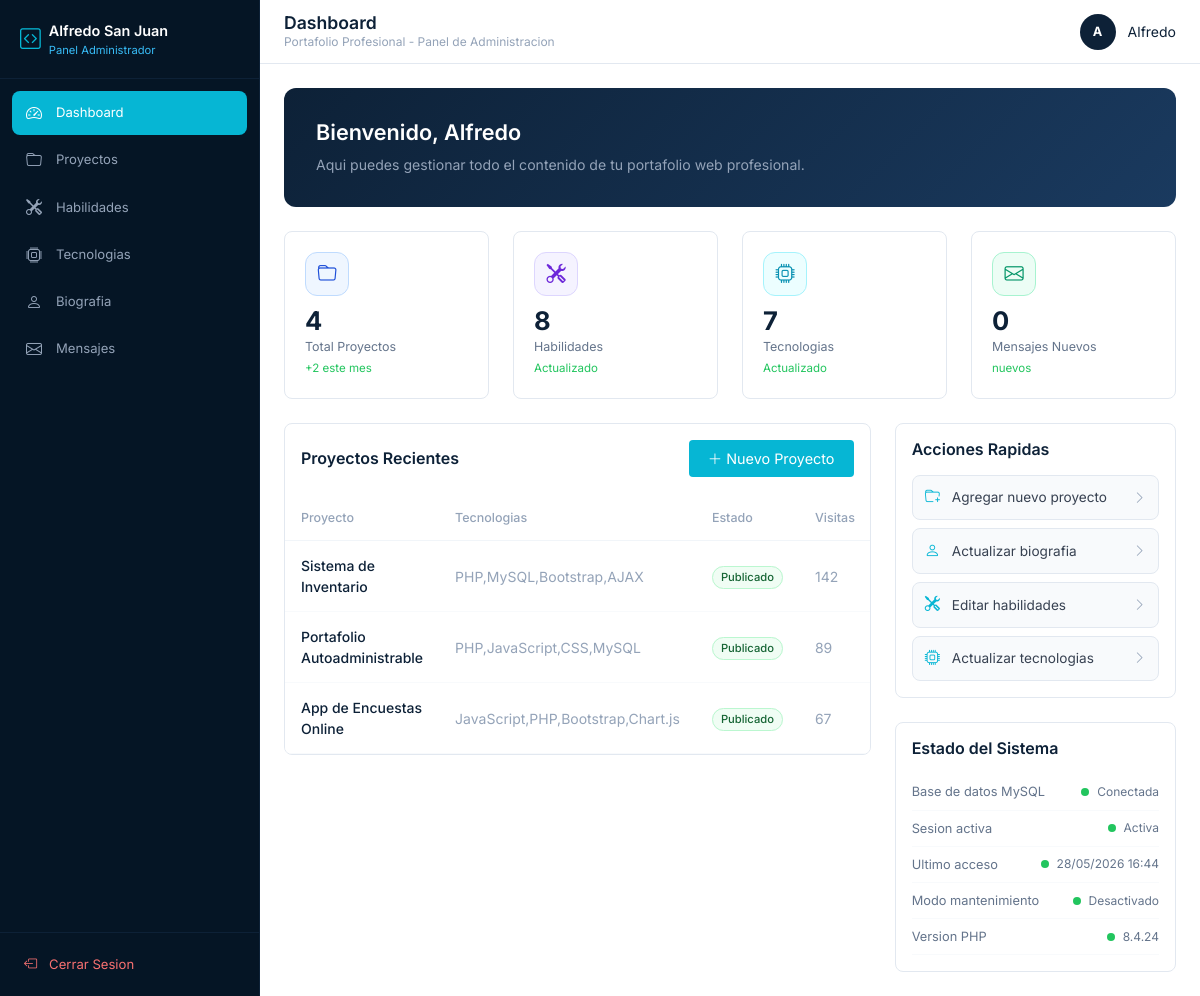
The page /admin/index.php (signed in) on the database its author committed.
### tables this page shows
CREATE TABLE IF NOT EXISTS proyectos (
    id INT PRIMARY KEY AUTO_INCREMENT,
    titulo VARCHAR(200) NOT NULL,
    descripcion TEXT,
    tecnologias VARCHAR(255),
    emoji VARCHAR(10),
    url_demo VARCHAR(255),
    url_github VARCHAR(255),
    url_preview VARCHAR(255),
    gradiente VARCHAR(50),
    estado ENUM('published', 'draft', 'archived') DEFAULT 'draft',
    visitas INT DEFAULT 0,
    destacado BOOLEAN DEFAULT FALSE,
    orden INT DEFAULT 0,
    created_at TIMESTAMP DEFAULT CURRENT_TIMESTAMP,
    updated_at TIMESTAMP DEFAULT CURRENT_TIMESTAMP ON UPDATE CURRENT_TIMESTAMP
);

### handlers/projects.php (called while the page is built, shortened)
<?php
class ProjectsHandler {
    private $conn;
    public function __construct($conn) {
        $this->conn = $conn;
    }
    public function getAll($estado = null) {
        $query = "SELECT * FROM proyectos";
        if ($estado) {
            $query .= " WHERE estado = ?";
            $stmt = $this->conn->prepare($query);
            $stmt->bind_param('s', $estado);
            $stmt->execute();
        } else {
            $query .= " ORDER BY orden ASC, created_at DESC";
            $stmt = $this->conn->prepare($query);
            $stmt->execute();
        }
        return $stmt->get_result()->fetch_all(MYSQLI_ASSOC);
    }
}
?>

### handlers/messages.php (called while the page is built, shortened)
<?php
class MessagesHandler {
    private $conn;
    public function __construct($conn) {
        $this->conn = $conn;
    }
    public function countNew() {
        $query = "SELECT COUNT(*) as count FROM mensajes WHERE leido = FALSE";
        $stmt = $this->conn->prepare($query);
        $stmt->execute();
        $result = $stmt->get_result()->fetch_assoc();
        return $result['count'];
    }
}
?>

### admin/index.php (the view, shortened to what this page needs)
<?php
include '../handlers/projects.php';
include '../handlers/messages.php';
$projectsHandler = new ProjectsHandler($mysqli);
$messagesHandler = new MessagesHandler($mysqli);
$stats = [
    ['label' => 'Total Proyectos',    'value' => count($projectsHandler->getAll()), 'icon' => 'bi-folder',       'color' => 'stat-icon-blue',   'change' => '+2 este mes'],
    ['label' => 'Habilidades',        'value' => '8',  'icon' => 'bi-tools',        'color' => 'stat-icon-purple', 'change' => 'Actualizado'],
    ['label' => 'Tecnologias',        'value' => '7',  'icon' => 'bi-cpu',          'color' => 'stat-icon-cyan',   'change' => 'Actualizado'],
    ['label' => 'Mensajes Nuevos',    'value' => $messagesHandler->countNew(),  'icon' => 'bi-envelope',     'color' => 'stat-icon-green',  'change' => 'nuevos'],
];
$recent_projects = $projectsHandler->getAll('published');
$quick_actions = [
    ['label' => 'Agregar nuevo proyecto',   'icon' => 'bi-folder-plus',    'url' => 'proyectos.php'],
    ['label' => 'Actualizar biografia',     'icon' => 'bi-person',         'url' => 'biografia.php'],
    ['label' => 'Editar habilidades',       'icon' => 'bi-tools',          'url' => 'habilidades.php'],
    ['label' => 'Actualizar tecnologias',   'icon' => 'bi-cpu',            'url' => 'tecnologias.php'],
];
$system_status = [
    ['label' => 'Base de datos MySQL',  'status' => 'Conectada',       'ok' => true],
    ['label' => 'Sesion activa',        'status' => 'Activa',          'ok' => true],
    ['label' => 'Ultimo acceso',        'status' => date('d/m/Y H:i'), 'ok' => true],
    ['label' => 'Modo mantenimiento',   'status' => 'Desactivado',     'ok' => true],
    ['label' => 'Version PHP',          'status' => phpversion(),           'ok' => true],
];
include '../includes/admin-header.php';
include '../includes/admin-sidebar.php';
?>
<main class="admin-main">
    <header class="admin-topbar">
        <div>
            <h1 class="admin-topbar-title">Dashboard</h1>
            <p class="admin-topbar-subtitle">Portafolio Profesional - Panel de Administracion</p>
        </div>
        <div class="admin-topbar-user">
            <div class="admin-user-avatar"><?php echo substr($_SESSION['admin_nombre'], 0, 1); ?></div>
            <span class="admin-user-name d-none d-sm-inline"><?php echo htmlspecialchars($_SESSION['admin_nombre']); ?></span>
        </div>
    </header>
    <div class="admin-content">
        <div class="admin-welcome">
            <h2>Bienvenido, <?php echo htmlspecialchars($_SESSION['admin_nombre']); ?></h2>
            <p>Aqui puedes gestionar todo el contenido de tu portafolio web profesional.</p>
        </div>
        <div class="row g-4 mb-4">
            <?php foreach ($stats as $stat): ?>
            <div class="col-6 col-lg-3">
                <div class="admin-stat-card">
                    <div class="admin-stat-icon <?php echo $stat['color']; ?>">
                        <i class="bi <?php echo $stat['icon']; ?>"></i>
                    </div>
                    <div class="admin-stat-value text-navy"><?php echo $stat['value']; ?></div>
                    <div class="admin-stat-label"><?php echo $stat['label']; ?></div>
                    <div class="admin-stat-change"><?php echo $stat['change']; ?></div>
                </div>
            </div>
            <?php endforeach; ?>
        </div>
        <div class="row g-4">
            <div class="col-lg-8">
                <div class="admin-table-wrapper">
                    <div class="admin-section-header px-3 pt-3">
                        <div>
                            <h3 class="admin-section-title">Proyectos Recientes</h3>
                        </div>
                        <a href="proyectos.php" class="btn btn-sm btn-cyan">
                            <i class="bi bi-plus-lg me-1"></i>Nuevo Proyecto
                        </a>
                    </div>
                    <div class="table-responsive">
                        <table class="table admin-table">
                            <thead>
                                <tr>
                                    <th>Proyecto</th>
                                    <th>Tecnologias</th>
                                    <th>Estado</th>
                                    <th>Visitas</th>
                                </tr>
                            </thead>
                            <tbody>
                                <?php if (!empty($recent_projects)): foreach ($recent_projects as $project):
                                    $status_class = ($project['estado'] === 'published') ? 'badge-published' : 'badge-draft';
                                    $status_label = ($project['estado'] === 'published') ? 'Publicado' : 'Borrador';
                                ?>
                                <tr>
                                    <td class="cell-title"><?php echo htmlspecialchars($project['titulo']); ?></td>
                                    <td class="cell-muted"><?php echo htmlspecialchars($project['tecnologias']); ?></td>
                                    <td>
                                        <span class="badge-status <?php echo $status_class; ?>">
                                            <?php echo $status_label; ?>
                                        </span>
                                    </td>
                                    <td class="cell-muted"><?php echo $project['visitas']; ?></td>
                                </tr>
                                <?php endforeach; else: ?>
                                <tr>
                                    <td colspan="5" class="text-center py-3 text-muted">No hay proyectos disponibles. <a href="proyectos.php">Crear uno nuevo</a></td>
                                </tr>
                                <?php endif; ?>
                            </tbody>
                        </table>
                    </div>
                </div>
            </div>
            <div class="col-lg-4">
                <div class="admin-form-card p-3 mb-4">
                    <h3 class="admin-section-title mb-3">Acciones Rapidas</h3>
                    <div class="d-flex flex-column gap-2">
                        <?php foreach ($quick_actions as $action): ?>
                        <a href="<?php echo $action['url']; ?>" class="admin-action-btn">
                            <i class="bi <?php echo $action['icon']; ?>"></i>
                            <span><?php echo $action['label']; ?></span>
                            <i class="bi bi-chevron-right arrow"></i>
                        </a>
                        <?php endforeach; ?>
                    </div>
                </div>
                <div class="admin-form-card p-3">
                    <h3 class="admin-section-title mb-3">Estado del Sistema</h3>
                    <div>
                        <?php foreach ($system_status as $item):
                            $dot_class = $item['ok'] ? 'status-online' : 'status-offline';
                        ?>
                        <div class="admin-status-item">
                            <span class="admin-status-label"><?php echo $item['label']; ?></span>
                            <div class="d-flex align-items-center gap-2">
                                <span class="admin-status-dot <?php echo $dot_class; ?>"></span>
                                <span class="admin-status-value"><?php echo htmlspecialchars($item['status']); ?></span>
                            </div>
                        </div>
                        <?php endforeach; ?>
                    </div>
                </div>
            </div>
        </div>
    </div>
</main>
<?php include '../includes/admin-footer.php'; ?>

### rows shown on the page
proyectos: titulo "Sistema de Inventario", tecnologias "PHP,MySQL,Bootstrap,AJAX", estado "Publicado", visitas "142"
proyectos: titulo "Portafolio Autoadministrable", tecnologias "PHP,JavaScript,CSS,MySQL", estado "Publicado", visitas "89"
proyectos: titulo "App de Encuestas Online", tecnologias "JavaScript,PHP,Bootstrap,Chart.js", estado "Publicado", visitas "67"

### other values the page prints
$item['label'] "Dashboard"
$item['label'] "Proyectos"
$item['label'] "Habilidades"
$item['label'] "Tecnologias"
$item['label'] "Biografia"
$item['label'] "Mensajes"
substr($_SESSION['admin_nombre'], 0, 1) "A"
$_SESSION['admin_nombre'] "Alfredo"
$stat['value'] "4"
$stat['label'] "Total Proyectos"
$stat['change'] "+2 este mes"
$stat['value'] "8"
$stat['label'] "Habilidades"
$stat['change'] "Actualizado"
$stat['value'] "7"
